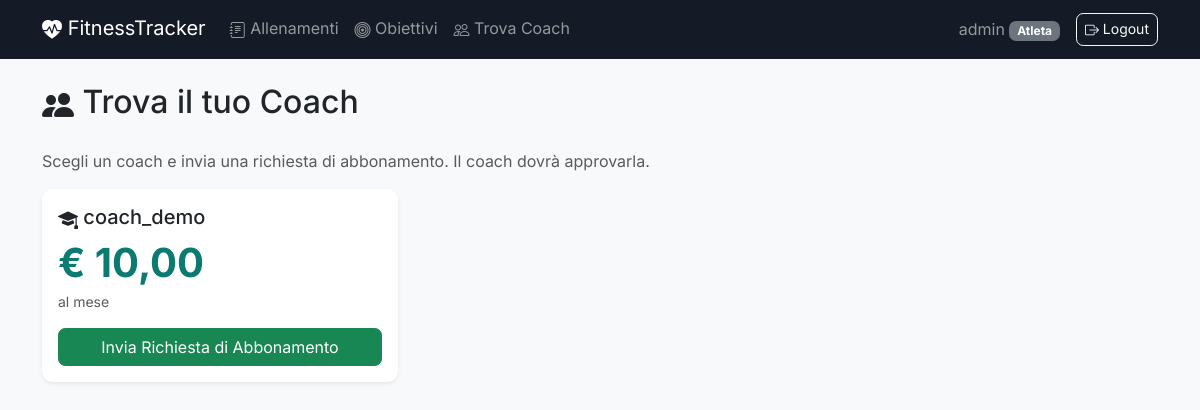
Screenshot of /accounts/coaches/ (signed in) with the database file from the repository.
### accounts/models.py (models this page shows, shortened)
class CustomUser(AbstractUser):
    is_coach = models.BooleanField(default=False)
    coach = models.ForeignKey(
        'self',
        on_delete=models.SET_NULL,
        null=True,
        blank=True,
        related_name='athletes'
    )
    age = models.PositiveIntegerField(null=True, blank=True)
    weight = models.FloatField(verbose_name="Peso Corporeo (kg)", null=True, blank=True)
    body_fat = models.FloatField(verbose_name="Massa Grassa (%)", null=True, blank=True)
    prezzo_mensile = models.DecimalField(
        verbose_name="Prezzo mensile (€)",
        max_digits=6, decimal_places=2, default=0.00
    )
    def refresh_subscription_status(self):
        from django.utils import timezone
        if self.is_coach or not self.coach_id:
            return

### accounts/views.py (the view)
# urls.py: path("coaches/", CoachListView.as_view(), name="coach_list"),
class CoachListView(LoginRequiredMixin, generic.ListView):
    model = CustomUser
    template_name = "accounts/coach_list.html"
    context_object_name = "coaches"
    def dispatch(self, request, *args, **kwargs):
        if request.user.is_authenticated and request.user.is_coach:
            raise PermissionDenied("Sezione riservata agli atleti.")
        return super().dispatch(request, *args, **kwargs)
    def get(self, request, *args, **kwargs):
        request.user.refresh_subscription_status()
        return super().get(request, *args, **kwargs)
    def get_queryset(self):
        return CustomUser.objects.filter(is_coach=True).order_by('prezzo_mensile')
    def get_context_data(self, **kwargs):
        context = super().get_context_data(**kwargs)
        context['pending_coach_ids'] = list(
            SubscriptionRequest.objects.filter(
                atleta=self.request.user, status='PENDING'
            ).values_list('coach_id', flat=True)
        )
        return context

### templates/accounts/coach_list.html (shortened to what this page needs)
{% extends 'base.html' %}
{% block content %}
<h1 class="h2 mb-4"><i class="bi bi-people-fill"></i> Trova il tuo Coach</h1>
{% if user.coach %}
    <div class="alert alert-success d-flex flex-column flex-sm-row justify-content-between align-items-sm-center gap-2">
        <div>
            Sei già seguito dal coach <strong>{{ user.coach.username }}</strong>.
            {% with sub=user.get_active_subscription %}
                {% if sub and sub.data_scadenza %}
                    <span class="badge bg-secondary ms-2">Scadenza: {{ sub.data_scadenza|date:"d/m/Y" }}</span>
                {% endif %}
            {% endwith %}
        </div>
        <form method="post" action="{% url 'terminate_subscription' user.id %}" class="m-0"
              onsubmit="return confirm('Interrompere la collaborazione con il coach?')">
            {% csrf_token %}
            <button type="submit" class="btn btn-danger btn-sm"><i class="bi bi-x-lg"></i> Interrompi Collaborazione</button>
        </form>
    </div>
{% else %}
    <p class="text-muted">Scegli un coach e invia una richiesta di abbonamento. Il coach dovrà approvarla.</p>
    <div class="row">
        {% for coach in coaches %}
            <div class="col-md-4 mb-3">
                <div class="card shadow-sm h-100">
                    <div class="card-body d-flex flex-column">
                        <h2 class="h5 card-title"><i class="bi bi-mortarboard-fill"></i> {{ coach.username }}</h2>
                        <p class="display-6 fw-bold text-primary mb-1">€ {{ coach.prezzo_mensile }}</p>
                        <p class="small text-muted">al mese</p>
                        <div class="mt-auto">
                            {% if coach.id in pending_coach_ids %}
                                <button class="btn btn-secondary w-100" disabled><i class="bi bi-hourglass-split"></i> Richiesta inviata</button>
                            {% else %}
                                <form method="post" action="{% url 'send_subscription' coach.id %}">
                                    <button type="submit" class="btn btn-success w-100">Invia Richiesta di Abbonamento</button>
                                </form>
                            {% endif %}
                        </div>
                    </div>
                </div>
            </div>
        {% empty %}
            <p class="text-muted">Nessun coach disponibile al momento.</p>
        {% endfor %}
    </div>
{% endif %}
{% endblock %}

### templates/base.html (shortened to what this page needs)
<!DOCTYPE html>
{% load static %}
<html lang="it">
<head>
    <link href="https://cdn.jsdelivr.net/npm/bootstrap@5.3.2/dist/css/bootstrap.min.css" rel="stylesheet">
    <link href="https://cdn.jsdelivr.net/npm/bootstrap-icons@1.11.3/font/bootstrap-icons.min.css" rel="stylesheet">
    <link rel="stylesheet" href="{% static 'css/style.css' %}">
</head>
<body class="bg-light">
    <nav class="navbar navbar-expand-lg navbar-dark bg-dark sticky-top mb-4">
        <div class="container">
            <a class="navbar-brand" href="{% url 'home' %}"><i class="bi bi-heart-pulse-fill"></i> FitnessTracker</a>
            <div class="collapse navbar-collapse" id="mainNav">
                {% if user.is_authenticated %}
                <ul class="navbar-nav me-auto">
                    {% if user.is_coach %}
                        <li class="nav-item"><a class="nav-link" href="{% url 'workout_list' %}"><i class="bi bi-clipboard-data"></i> Dashboard Coach</a></li>
                        <li class="nav-item"><a class="nav-link" href="{% url 'coach_settings' %}"><i class="bi bi-gear"></i> Impostazioni</a></li>
                    {% else %}
                        <li class="nav-item"><a class="nav-link" href="{% url 'workout_list' %}"><i class="bi bi-journal-text"></i> Allenamenti</a></li>
                        <li class="nav-item"><a class="nav-link" href="{% url 'goal_list' %}"><i class="bi bi-bullseye"></i> Obiettivi</a></li>
                        <li class="nav-item"><a class="nav-link" href="{% url 'coach_list' %}"><i class="bi bi-people"></i> Trova Coach</a></li>
                    {% endif %}
                </ul>
                <ul class="navbar-nav ms-auto align-items-lg-center">
                    <li class="nav-item">
                        <span class="navbar-text me-3">
                            {{ user.username }}
                            <span class="badge text-bg-{% if user.is_coach %}info{% else %}secondary{% endif %}">
                                {% if user.is_coach %}Coach{% else %}Atleta{% endif %}
                            </span>
                        </span>
                    </li>
                    <li class="nav-item">
                        <form method="post" action="{% url 'logout' %}" class="d-inline">
                            <button type="submit" class="btn btn-sm btn-outline-light"><i class="bi bi-box-arrow-right"></i> Logout</button>
                        </form>
                    </li>
                </ul>
                {% endif %}
            </div>
        </div>
    </nav>
    <div class="container">
        {% block content %}
        {% endblock %}
    </div>
</body>
</html>

### static/css/style.css (style rules this page uses)
:root { --brand-primary: #0b7a70; --brand-primary-dark: #086159; --brand-navy: #151b26; --brand-radius: 0.7rem; }
body { font-family: 'Inter', -apple-system, BlinkMacSystemFont, "Segoe UI", Roboto, sans-serif; background-color: #f4f6f8; }
.navbar.bg-dark { background-color: var(--brand-navy) !important; }
.text-primary { color: var(--brand-primary) !important; }
a { color: var(--brand-primary); }
.card { border: none; border-radius: var(--brand-radius); box-shadow: 0 2px 14px rgba(15, 23, 42, 0.08); }
.btn, .form-control, .form-select, .badge, .alert { border-radius: calc(var(--brand-radius) - 0.25rem); }
.bi { vertical-align: -0.125em; }

### rows the page displays
CustomUser: username "admin"
CustomUser: username "coach_demo", prezzo_mensile "10,00", shows "Invia Richiesta di Abbonamento"
